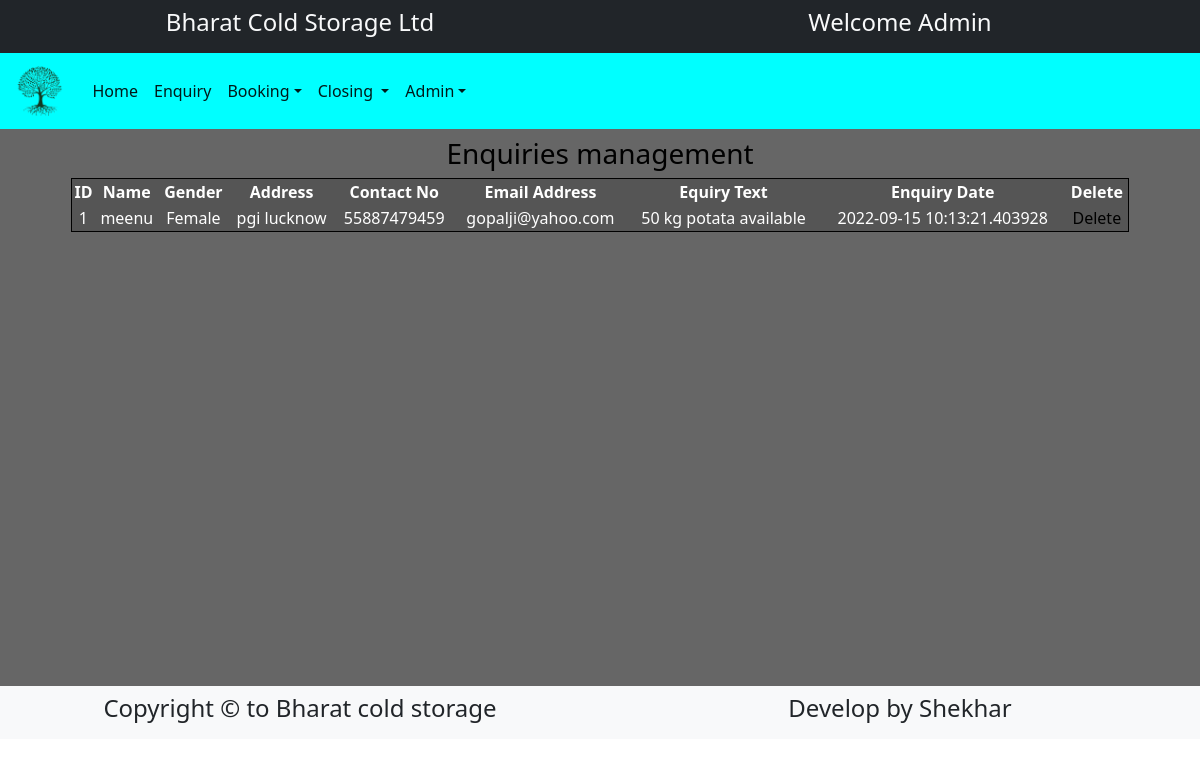
The app's page /adminapp/enquiries/ (signed in) with its own data.
### fmiapp/models.py (models this page shows)
class Enquiry(models.Model):
    name=models.CharField(max_length=50)
    gender=models.CharField(max_length=6)
    address=models.TextField()
    contactno=models.CharField(max_length=15)
    emailaddress=models.EmailField(max_length=50)
    enquirytext=models.TextField()
    enquirydate=models.CharField(max_length=30)

### adminapp/views.py (the view)
# urls.py: path('enquiries/',views.enquiries,name='enquiries'),
def enquiries(request): #enquiriesviews
    try:
        if request.session['userid']:
            enq=Enquiry.objects.all()
            return render(request,'enquiries.html',{'enq':enq})
    except:
        return render(request,'login.html')

### adminapp/templates/enquiries.html
{% extends "adminbase.html" %}
{% block body %}
<h3 style="color:#000000; text-align:center;">
    Enquiries management
</h3>
<div style="width:100%; margin:0 auto; height:500px; ">
    <table  style=" width:90%; margin:0 auto; background-color: #0000002a; border:1px solid black; ">
        <tr>
            <th class=" text-center"> ID  </th>
            <th class=" text-center"> Name  </th>
            <th class=" text-center"> Gender  </th>
            <th class=" text-center"> Address  </th>
            <th class=" text-center"> Contact No  </th>
            <th class=" text-center"> Email Address  </th>
            <th class=" text-center"> Equiry Text  </th>
            <th class=" text-center"> Enquiry Date </th>
            <th class=" text-center"> Delete </th>
        </tr>
        {% for e in enq  %}
             <tr>
                 <td class=" text-center">{{e.id}}</td>
                 <td class=" text-center">{{e.name}}</td>
                 <td class=" text-center">{{e.gender}}</td>
                 <td class=" text-center">{{e.address}}</td>
                 <td class=" text-center">{{e.contactno}}</td>
                 <td class=" text-center">{{e.emailaddress}}</td>
                 <td class=" text-center">{{e.enquirytext}}</td>
                 <td class=" text-center">{{e.enquirydate}}</td>
                 <td class=" text-center">
                     <a href="{% url 'adminapp:deleteenq' id=e.id %}" >Delete</a>
                 </td>
             </tr>
        {% endfor  %}
    </table>
</div>
{% endblock body %}

### adminapp/templates/adminbase.html (style rules this page uses)
a { text-decoration: none; color:black; }

### records on screen
Enquiry: id "1", name "meenu", gender "Female", address "pgi lucknow", contactno "55887479459", emailaddress "gopalji@yahoo.com", enquirytext "50 kg potata available", enquirydate "2022-09-15 10:13:21.403928"
